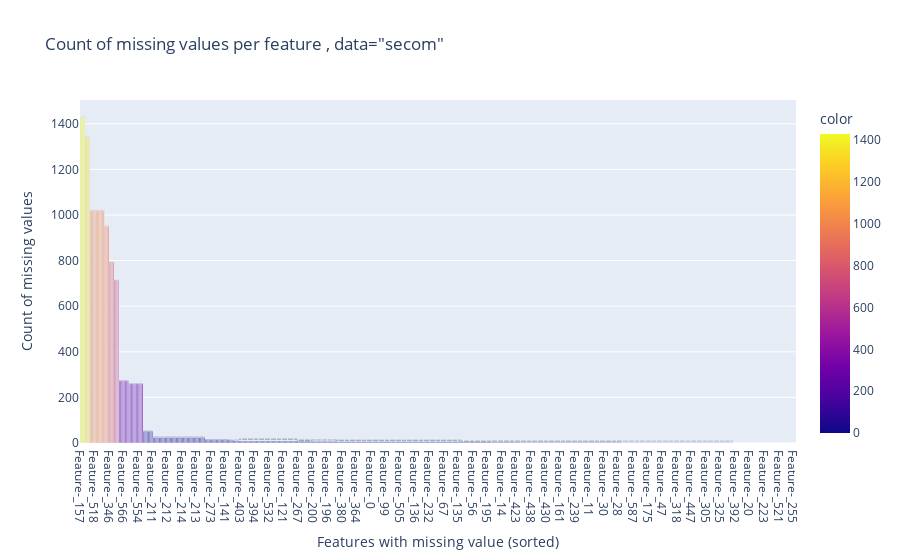

Notebook source saved alongside this figure:
### Code cell
#missing value analysis, histogram, threshold defintion

df=secom.isna().sum().sort_values(ascending=False)
fig = px.bar(x=df.index, 
             y = df, 
             title='Count of missing values per feature , data="secom"',
             text = round(df,1), color=df)
fig.update_xaxes(title_text='Features with missing value (sorted)',type='category')
fig.update_yaxes(title_text='Count of missing values')
fig.show()

### Figure 1 — Plotly figure (JSON) as saved in the notebook; plotly's stock layout.template omitted (floating-point values rounded to 4 significant figures; data arrays with more than 128 entries replaced by an {"elided": "..."} marker saying what was removed)
{"data": [{"alignmentgroup": "True", "hovertemplate": "x=%{x}<br>y=%{y}<br>text=%{text}<br>color=%{marker.color}<extra></extra>", "legendgroup": "", "marker": {"color": {"elided": "590 int values"}, "coloraxis": "coloraxis", "pattern": {"shape": ""}}, "name": "", "offsetgroup": "", "orientation": "v", "showlegend": false, "text": {"elided": "590 int values"}, "textposition": "auto", "type": "bar", "x": {"elided": "590 str values"}, "xaxis": "x", "y": {"elided": "590 int values"}, "yaxis": "y"}], "layout": {"barmode": "relative", "coloraxis": {"colorbar": {"title": {"text": "color"}}, "colorscale": [[0, "#0d0887"], [0.1111, "#46039f"], [0.2222, "#7201a8"], [0.3333, "#9c179e"], [0.4444, "#bd3786"], [0.5556, "#d8576b"], [0.6667, "#ed7953"], [0.7778, "#fb9f3a"], [0.8889, "#fdca26"], [1, "#f0f921"]]}, "legend": {"tracegroupgap": 0}, "title": {"text": "Count of missing values per feature , data=\"secom\""}, "xaxis": {"anchor": "y", "domain": [0, 1], "title": {"text": "Features with missing value (sorted)"}, "type": "category"}, "yaxis": {"anchor": "x", "domain": [0, 1], "title": {"text": "Count of missing values"}}}}
